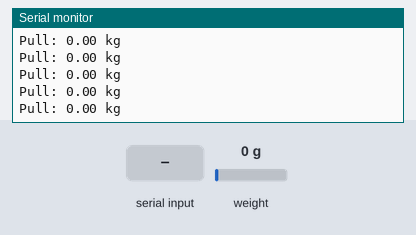
A program run on a simulated Arduino Uno R4 WiFi. Shown: the last lines printed to the serial monitor. Inputs (shaded band) come from the test bench; at power-on: weight on the scale 0 g. Nothing arrives over Bluetooth unless stated; a phone connects over Bluetooth LE 3 s after start.

Above: at 2.2 s.
2.3 s: "r" received over Serial
4.8 s: weight on the scale set to 100 g
At 4.82 s:
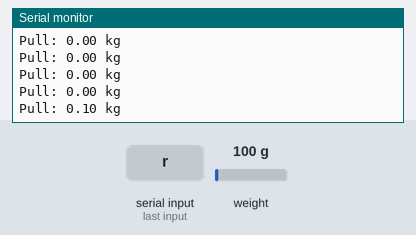
6.3 s: "R" received over Serial
7.8 s: weight on the scale set to 1250 g
At 7.83 s:
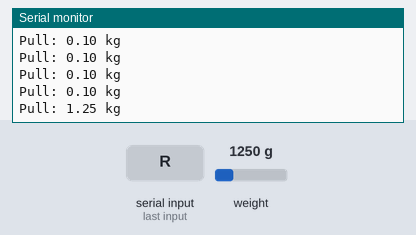
Timing chart, 0 to 10.3 s (numbered marks = the images above; inputs shaded):
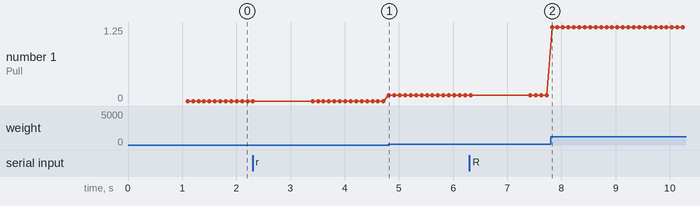

The program:

main.cpp
```cpp
#include <Arduino.h>
#include <HX711.h>
#include <ArduinoBLE.h>

#define DOUT_PIN  2
#define SCK_PIN   3

HX711 scale;

// UUIDs — must match the frontend
BLEService forceService("4fafc201-1fb5-459e-8fcc-c5c9c331914b");
BLEStringCharacteristic forceChar("beb5483e-36e1-4688-b7f5-ea07361b26a8", BLERead | BLENotify, 20);
BLEStringCharacteristic commandChar("6e400002-b5a3-f393-e0a9-e50e24dcca9e", BLEWrite, 4);

void doTare() {
  scale.tare();
  Serial.println("Tare complete.");
}

void setup() {
  Serial.begin(115200);
  scale.begin(DOUT_PIN, SCK_PIN);
  scale.set_scale(23620.f);
  doTare();

  if (BLE.begin()) {
    BLE.setLocalName("Crimpmark");
    BLE.setAdvertisedService(forceService);
    forceService.addCharacteristic(forceChar);
    forceService.addCharacteristic(commandChar);
    BLE.addService(forceService);
    BLE.advertise();
    Serial.println("BLE advertising as 'Crimpmark'");
  } else {
    Serial.println("BLE init failed — serial only");
  }

  Serial.println("Ready. Pull! (send 't' to tare, 'r' for raw)");
}

void loop() {
  BLE.poll();

  // Serial commands
  if (Serial.available()) {
    char c = Serial.read();
    if (c == 't' || c == 'T') {
      doTare();
    } else if (c == 'r' || c == 'R') {
      long raw = scale.get_value(10);
      Serial.print("Raw: ");
      Serial.println(raw);
      Serial.println("New scale factor = raw / actual_kg");
    }
  }

  // BLE commands
  if (commandChar.written()) {
    String cmd = commandChar.value();
    if (cmd == "t" || cmd == "T") doTare();
  }

  if (scale.is_ready()) {
    float reading = scale.get_units(1);

    Serial.print("Pull: ");
    Serial.print(reading, 2);
    Serial.println(" kg");

    if (BLE.connected()) {
      forceChar.writeValue(String(reading, 2));
    }
  }
}
```

Measured:
- after the input at 4.8 s, the serial monitor: prints a new line at once (image 1)
- after the input at 7.8 s, the serial monitor: prints a new line at once (image 2)
- plotted number 1: 0 → 0.1 after the input at 4.8 s, 0.1 → 1.25 after the input at 7.8 s
